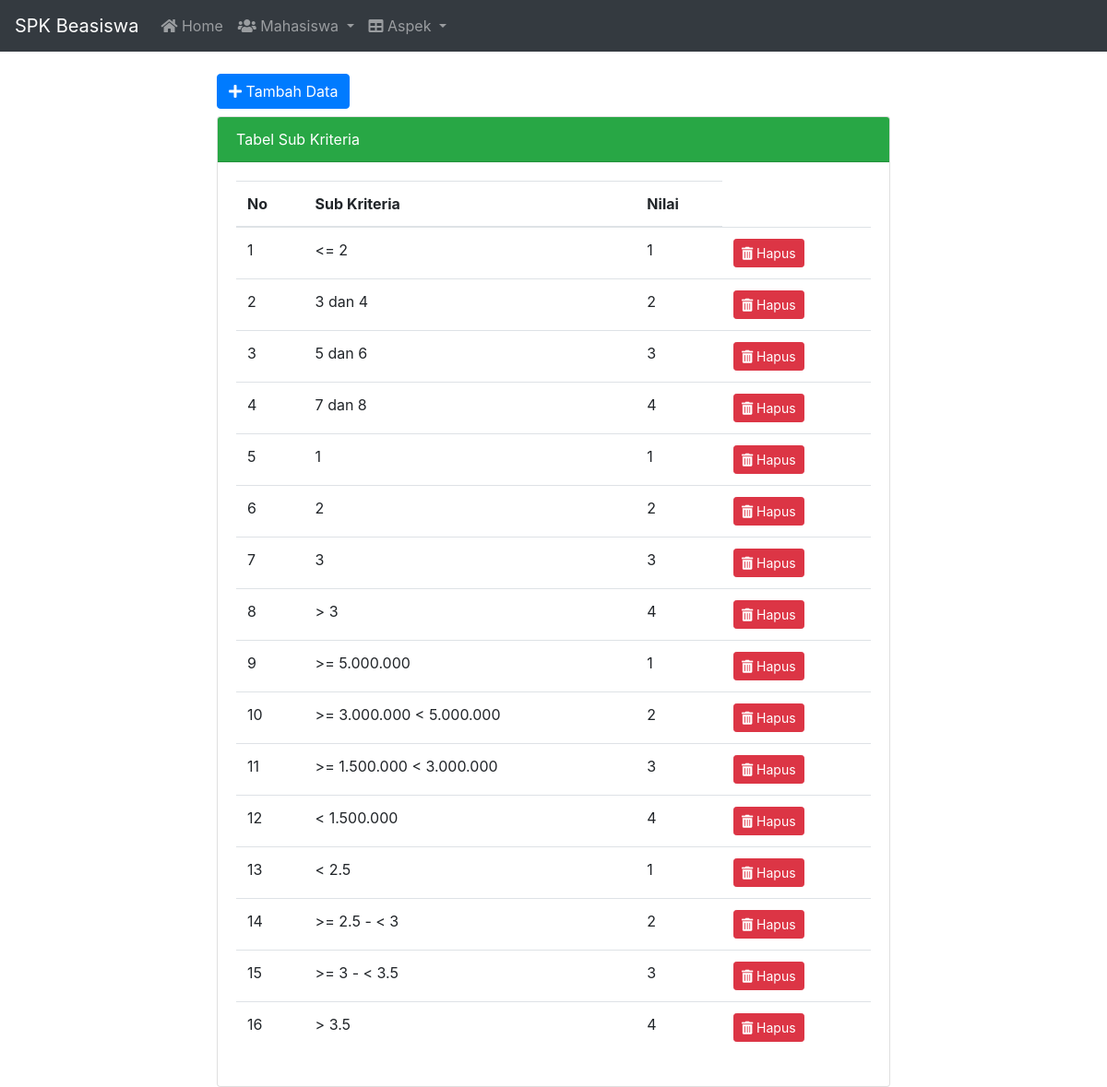
The app's page /sub_kriteria.php with its own data.
### tables this page shows
CREATE TABLE `sub_kriteria` (
  `id` int(11) NOT NULL,
  `kriteria_id` int(11) NOT NULL,
  `nama` varchar(68) NOT NULL,
  `nilai` int(11) NOT NULL
);

### functions.php (called while the page is built, shortened)
<?php
$conn = mysqli_connect('localhost', 'root', '', 'db_spk_beasiswa_pma');
function query($query)
{
    global $conn;
    $res = mysqli_query($conn, $query);
    $rows = [];
    while ($row = mysqli_fetch_assoc($res)) {
        $rows[] = $row;
    }
    return $rows;
}

### sub_kriteria.php (the view, shortened to what this page needs)
<?php
require_once('functions.php');
$subkriteria = query("SELECT * FROM sub_kriteria");
?>
<!DOCTYPE html>
<html lang="en">
<head>
    <link rel="stylesheet" href="https://cdn.jsdelivr.net/npm/bootstrap@4.5.3/dist/css/bootstrap.min.css">
    <link rel="stylesheet" href="https://cdnjs.cloudflare.com/ajax/libs/font-awesome/5.11.0/css/all.min.css">
    <link rel="stylesheet" href="assets/css/style.css">
</head>
<body>
    <?php
    include_once('template.php');
    ?>
    <div class="container">
        <div class="row mt-4 d-flex justify-content-center">
            <div class="col-md-8">
                <a href="subkriteria_tambah.php" class="btn btn-primary mb-2"><i class="fa fa-plus"></i> Tambah Data</a>
                <div class="card">
                    <div class="card-header badge-success text-white">
                        <div class="display-6">Tabel Sub Kriteria</div>
                    </div>
                    <div class="card-body">
                        <table class="table table-hover">
                            <thead>
                                <tr>
                                    <th>No</th>
                                    <th>Sub Kriteria</th>
                                    <th>Nilai</th>
                                </tr>
                            </thead>
                            <tbody>
                                <?php $i = 1; ?>
                                <?php foreach ($subkriteria as $sk) : ?>
                                    <tr>
                                        <td><?= $i; ?></td>
                                        <td><?= $sk['nama']; ?></td>
                                        <td><?= $sk['nilai']; ?></td>
                                        <td>
                                            <a onclick="return confirm('Apakah anda yakin ingin menghapus data ini?');" href="subkriteria_hapus.php?id=<?= $sk['id']; ?>" class="btn btn-sm btn-danger"><i class="fa fa-trash-alt"></i> Hapus</a>
                                        </td>
                                    </tr>
                                    <?php $i++; ?>
                                <?php endforeach; ?>
                            </tbody>
                        </table>
                    </div>
                </div>
            </div>
        </div>
    </div>
</body>
</html>

### records on screen
sub_kriteria: nama "<= 2", nilai "1"
sub_kriteria: nama "3 dan 4", nilai "2"
sub_kriteria: nama "5 dan 6", nilai "3"
sub_kriteria: nama "7 dan 8", nilai "4"
sub_kriteria: nama "1", nilai "1"
sub_kriteria: nama "2", nilai "2"
sub_kriteria: nama "3", nilai "3"
sub_kriteria: nama "> 3", nilai "4"
sub_kriteria: nama ">= 5.000.000", nilai "1"
sub_kriteria: nama ">= 3.000.000 < 5.000.000", nilai "2"
sub_kriteria: nama ">= 1.500.000 < 3.000.000", nilai "3"
sub_kriteria: nama "< 1.500.000", nilai "4"
sub_kriteria: nama "< 2.5", nilai "1"
sub_kriteria: nama ">= 2.5 - < 3", nilai "2"
sub_kriteria: nama ">= 3 - < 3.5", nilai "3"
sub_kriteria: nama "> 3.5", nilai "4"
